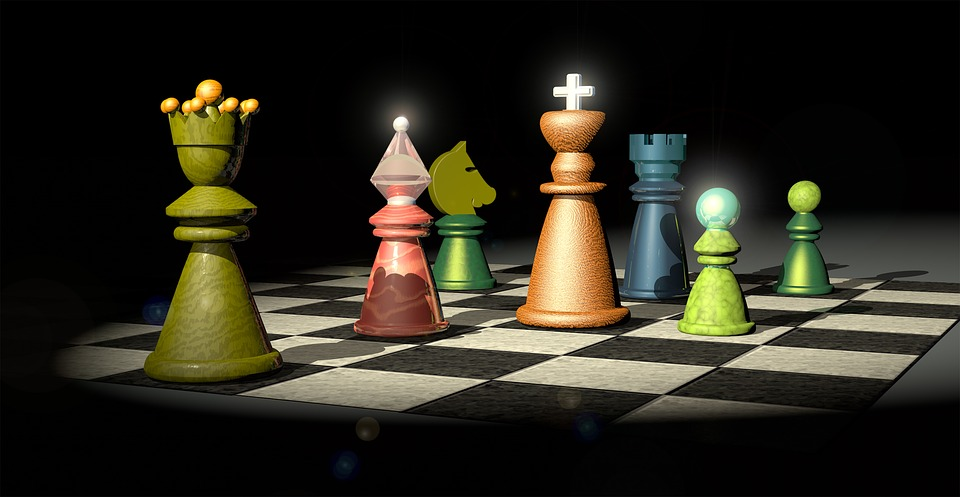
//> input picture sample/Chess.jpg, 960 x 497 px
$ ./ChangeBrightness   (built with g++ and OpenCV 4)
//> lines starting //> are read from the running program, lines starting //| are printed output that depends on the picture
#include<opencv2/highgui/highgui.hpp>

using namespace cv;

int main()
{
	//Load an Image
	Mat img = imread("C:/Briefcase/Chess.jpg", CV_LOAD_IMAGE_COLOR);
//> img is the input picture: 497 rows x 960 cols, CV_8UC3; mean B, G, R 28.7, 40.3, 43
	namedWindow("Image", CV_WINDOW_AUTOSIZE);
	imshow("Image", img);

	//Change Brightness Effect
	Mat imgInc;
	img.convertTo(imgInc, -1, 1, 25);		//increase brightness by 25 units
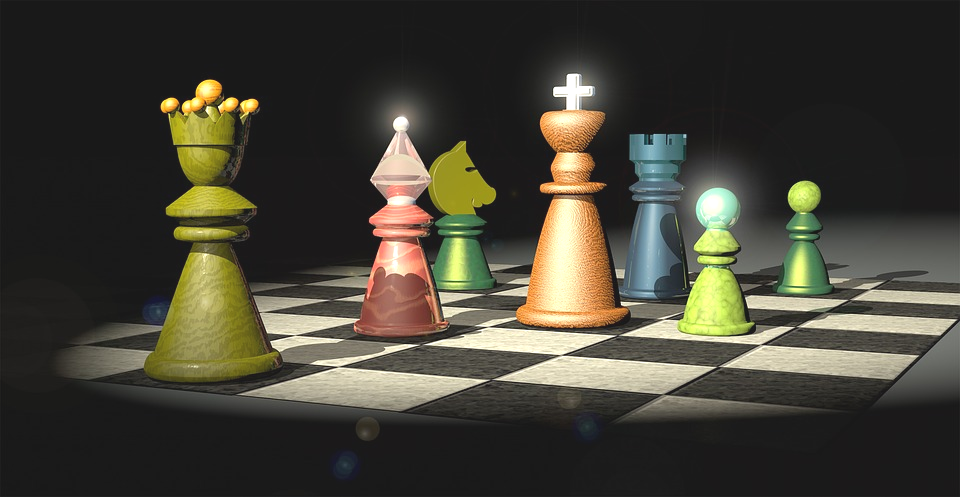
//> imgInc: 497 rows x 960 cols, CV_8UC3; mean B, G, R 53.7, 65.2, 67.6

	Mat imgDec;
	img.convertTo(imgDec, -1, 1, -25);		//decrease brightness by 25 units
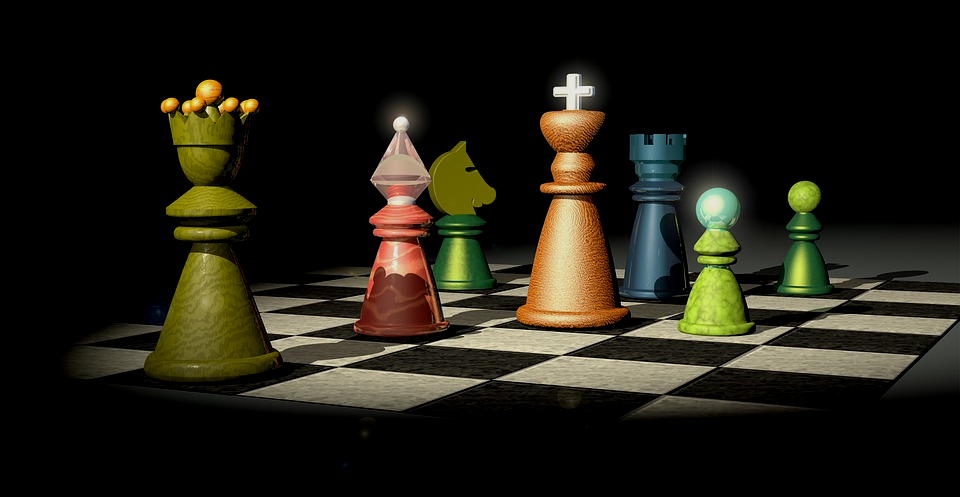
//> imgDec: 497 rows x 960 cols, CV_8UC3; mean B, G, R 19.2, 29.9, 32.4

	namedWindow("Inc Brightness", CV_WINDOW_AUTOSIZE);
	namedWindow("Dec Brightness", CV_WINDOW_AUTOSIZE);

	imshow("Inc Brightness", imgInc);
	imshow("Dec Brightness", imgDec);

	//Wait Key press
	cvWaitKey(0);

	//destroy windows
	destroyAllWindows();
	return 0;
}
